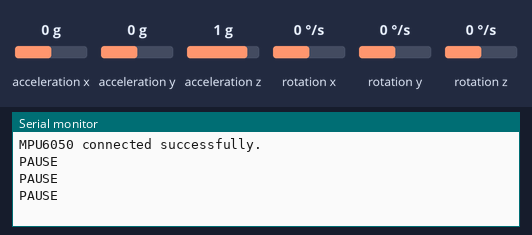
This sketch was run on a simulated Arduino Uno, built with avr-gcc and run on an emulated ATmega328P. Parts: the last lines printed to the serial monitor. Inputs (shaded band) come from the test bench; at power-on: acceleration x 0 g, acceleration y 0 g, acceleration z 1 g, rotation x 0 °/s, rotation y 0 °/s, rotation z 0 °/s.

Above: at 1.4 s.
1.5 s: acceleration x set to -1.4 g
At 2.3 s:
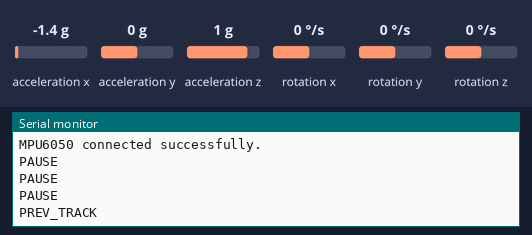
3.9 s: acceleration x set to 1.4 g
At 4.8 s:
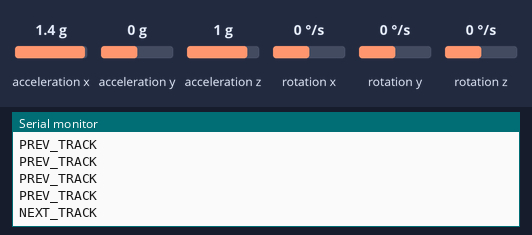

Measured:
- after the input at 1.5 s, the serial monitor: prints a new line after 0.33 s (image 1)
- after the input at 3.9 s, the serial monitor: prints a new line after 0.39 s (image 2)

The sketch:

sketch.ino
```cpp
#include <Wire.h>
#include <MPU6050.h>
#include <SoftwareSerial.h>

// Create an instance for the MPU6050
MPU6050 mpu;

// Define the SoftwareSerial pins for HC-05 Bluetooth
SoftwareSerial BTSerial(2, 3);  // RX, TX

void setup() {
  Wire.begin();
  Serial.begin(9600);  // Start Serial communication for debugging
  BTSerial.begin(9600);  // Start Bluetooth communication

  // Initialize the MPU6050
  mpu.initialize();
  if (mpu.testConnection()) {
    Serial.println("MPU6050 connected successfully.");
  } else {
    Serial.println("MPU6050 connection failed.");
  }
}

void loop() {
  // Variables to store the accelerometer data
  int16_t ax, ay, az;

  // Read accelerometer data from the MPU6050
  mpu.getAcceleration(&ax, &ay, &az);

  // Detect gestures based on accelerometer data
  if (ax > 15000) {  // Move Right (threshold might need tuning)
    Serial.println("NEXT_TRACK");
    BTSerial.println("NEXT_TRACK");  // Send the command via Bluetooth
    delay(500); // Delay to prevent multiple detections for a single gesture
  } else if (ax < -15000) {  // Move Left
    Serial.println("PREV_TRACK");
    BTSerial.println("PREV_TRACK");
    delay(500);
  } else if (ay > 15000) {  // Move Up
    Serial.println("VOL_UP");
    BTSerial.println("VOL_UP");
    delay(500);
  } else if (ay < -15000) {  // Move Down
    Serial.println("VOL_DOWN");
    BTSerial.println("VOL_DOWN");
    delay(500);
  } else if (az > 20000) {  // Tap gesture (Z-axis movement as a tap)
    Serial.println("PLAY");
    BTSerial.println("PLAY");
    delay(500);
  }
  else if (az > -20000) {  // Tap gesture (Z-axis movement as a tap)
    Serial.println("PAUSE");
    BTSerial.println("PAUSE");
    delay(500);
  }

  delay(100);  // Loop delay, adjust as necessary

  /* Check if there's any data from the Bluetooth module
  if (BTSerial.available()) {
    String received = BTSerial.readString();
    Serial.println("Received via Bluetooth: " + received);
    // Handle the received Bluetooth commands if needed
  }*/
}
```
